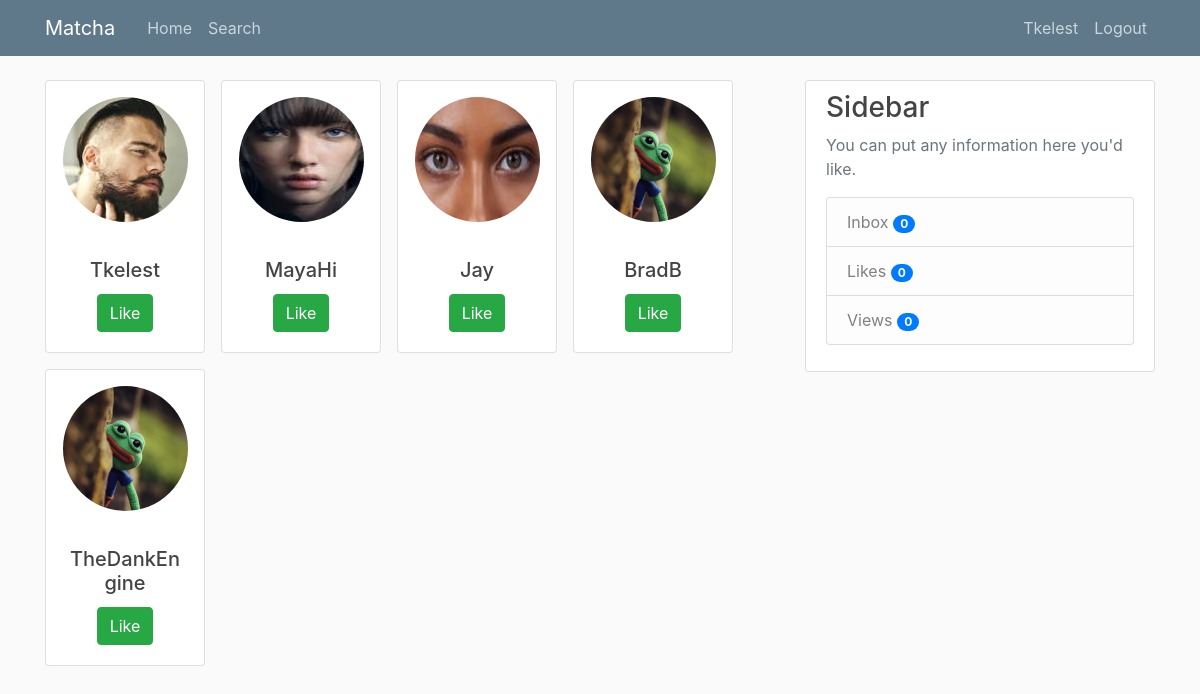
Before: /home (signed in) with the older database file.
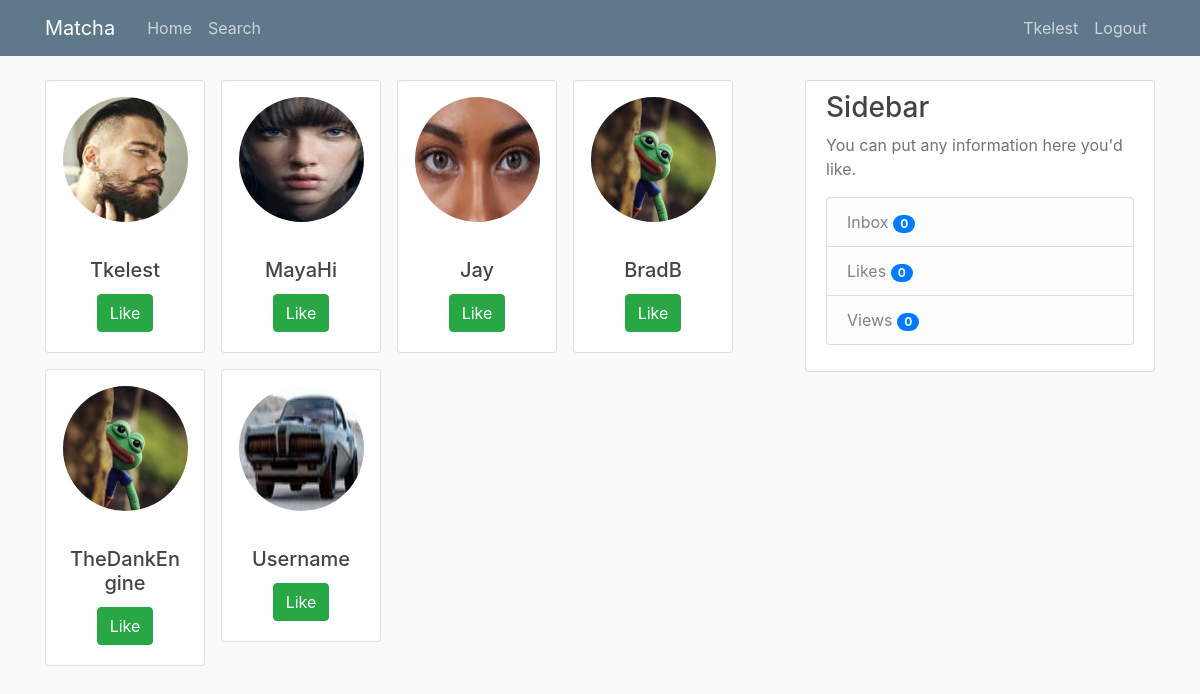
After: the same page with the newer database file.
### tables this page shows
CREATE TABLE users (
            user_id INTEGER PRIMARY KEY AUTOINCREMENT,
            firstname TEXT NOT NULL,
            lastname TEXT NOT NULL,
            age INTEGER NOT NULL,
            birthdate TEXT NOT NULL,
            username TEXT NOT NULL,
            email TEXT NOT NULL,
            password TEXT NOT NULL,
            gender TEXT NOT NULL,
            sexual_pref TEXT NULL,
            biography TEXT NULL,
            famerating INTEGER DEFAULT 100,
            image_file_p TEXT DEFAULT "default.jpg",
            image_file_1 TEXT NULL,
            image_file_2 TEXT NULL,
            image_file_3 TEXT NULL,
            image_file_4 TEXT NULL,
            image_file_5 TEXT NULL,
            geo_track TEXT DEFAULT "1",
            location_city TEXT NULL,
            location_region TEXT NULL,
            lat_data INTEGER NULL,
            long_data INTEGER NULL,
            last_seen TEXT NULL
            );

### matcha/routes.py (the view)
@app.route('/')
@app.route('/home')
def home():
    conn = sql.connect('matcha\\users.db')
    cur = conn.cursor()
    cur.execute("SELECT * FROM users WHERE user_id")
    users = cur.fetchall()
    print (current_user.is_authenticated)
    conn.close()
    return render_template('home.html', users=users)

### matcha/classes.py (called while the page is built)
    def __repr__(self):
        return "User('{}', '{}', '{}', '{}', '{}', '{}', '{}', '{}', '{}', '{}', '{}', {}, {}, {}, {}, {}, {}, {}, {}, {}, {}, {}, {}, {})".format(
        self.user_id, self.firstname, self.lastname, self.age, self.birthdate,
        self.username, self.email, self.password, self.gender, self.sexual_pref,
        self.biography, self.famerating, self.image_file_p, self.image_file_1,
        self.image_file_2, self.image_file_3, self.image_file_4, self.image_file_5,
        self.geo_track, self.location_city, self.location_region, self.lat_data,
        self.long_data, self.last_seen)

### matcha/models.py (called while the page is built)
@login_manager.user_loader
def load_user(id):
    conn = sql.connect('matcha\\users.db')
    cur = conn.cursor()
    cur.execute("SELECT * from users where email = (?)", [id])
    userrow = cur.fetchone()
    user = User(userrow[0], userrow[1], userrow[2], userrow[3], userrow[4],
            userrow[5], userrow[6], userrow[7], userrow[8], userrow[9],
            userrow[10], userrow[11], userrow[12], userrow[13], userrow[14],
            userrow[15], userrow[16], userrow[17], userrow[18], userrow[19],
            userrow[20], userrow[21], userrow[22], userrow[23])
    return (user)

### matcha/templates/home.html
{% extends "layout.html" %}
{% block content %}
<div class="container">
    <div class="row">
    {% if current_user.is_authenticated %}
    {% for user in users %}
        <div class="mb-3 mr-3">
            <div class="card" style="width: 10rem;">
                <div class="text-center">
                    <a href="{{ url_for('user_profile', username=user[5]) }}" data-toggle="tooltip" data-placement="top" title="Inspect Profile"><img class="rounded-circle usercard-img" src="/static/profile_pics/{{ user[12] }}" ></a>
                </div>
                    <div class="card-body text-center">
                    <h5 class="card-title">{{ user[5] }}</h5>
                    <a href="{{ url_for('likes_func', user_id=user[0]) }}" role="button" class="btn btn-success">Like</a>
                </div>
            </div>
        </div>
    {% endfor %}
    {% else %}
    <h6>Please Register or Login</h6>
    {% endif %}
    </div>
</div>
{% endblock content %}

### matcha/templates/layout.html (shortened to what this page needs)
<!DOCTYPE html>
<html lang="en">
<head>
    <link rel="stylesheet" href="https://stackpath.bootstrapcdn.com/bootstrap/4.3.1/css/bootstrap.min.css">
    <link rel="stylesheet" type="text/css" href="{{ url_for('static', filename='main.css') }}">
    <link rel="stylesheet" href="https://cdnjs.cloudflare.com/ajax/libs/font-awesome/4.7.0/css/font-awesome.min.css">
</head>
<body>
    <header class="site-header">
        <nav class="navbar navbar-expand-md navbar-dark bg-steel fixed-top">
            <div class="container">
                <a class="navbar-brand mr-4" href="/">Matcha</a>
                <div class="collapse navbar-collapse" id="navbarToggle">
                    <div class="navbar-nav mr-auto">
                        {% if current_user.is_authenticated %}
                        <a class="nav-item nav-link" href="{{ url_for('home') }}">Home</a>
                        <a class="nav-item nav-link" href="{{ url_for('search') }}">Search</a>
                        {% else %}
                        <a class="nav-item nav-link" href="{{ url_for('home') }}">Home</a>
                        <a class="nav-item nav-link" href="{{ url_for('about') }}">About</a>
                        {% endif %}
                    </div>
                    <div class="navbar-nav">
                        {% if current_user.is_authenticated %}
                            <a class="nav-item nav-link" href="{{ url_for('account') }}">{{ current_user.username }}</a>
                            <a class="nav-item nav-link align-middle" href="{{ url_for('logout') }}">Logout</a>
                        {% else %}
                            <a class="nav-item nav-link" href="{{ url_for('register') }}">Register</a>
                            <a class="nav-item nav-link" href="{{ url_for('login') }}">Login</a>
                        {% endif %}
                    </div>
                </div>
            </div>
        </nav>
    </header>
    <main role="main" class="container">
        <div class="row">
            <div class="col-md-8">
                {% block content %}{% endblock %}
            </div>
            {% if current_user.is_authenticated %}
            <div class="col-md-4">
                <div class="content-section">
                    <h3>Sidebar</h3>
                    <p class='text-muted'>You can put any information here you'd like.
                    <ul class="list-group">
                        <a href="{{ url_for('inbox') }}" class="list-group-item list-group-item-light">Inbox
                            <span id="inbox_count" class="badge badge-pill badge-primary"></span>
                        </a>
                        <a href="{{ url_for('likes') }}" class="list-group-item list-group-item-light">Likes
                            {% set new_messages = current_user.age %}
                            <span id="likes_count" class="badge badge-pill badge-primary"></span>
                        </a>
                        <a href="{{ url_for('views') }}" class="list-group-item list-group-item-light">Views
                            <span id="views_count" class="badge badge-pill badge-primary"></span>
                        </a>
                    </ul>
                    </p>
                </div>
            </div>
            {% endif %}
        </div>
    </main>
</body>
</html>

### matcha/static/main.css (style rules this page uses)
body { background: #fafafa; color: #333333; margin-top: 5rem; }
h1, h2, h3, h4, h5, h6 { color: #444444; }
.bg-steel { background-color: #5f788a; }
.site-header .navbar-nav .nav-link { color: #cbd5db; }
.content-section { background: #ffffff; padding: 10px 20px; border: 1px solid #dddddd; border-radius: 3px; margin-bottom: 20px; }
.usercard-img { height: 125px; width: 125px; margin-top: 16px; margin-bottom: 16px; }

Changed rows visible on the page:
added users: image_file_p (picture), username "Username"
